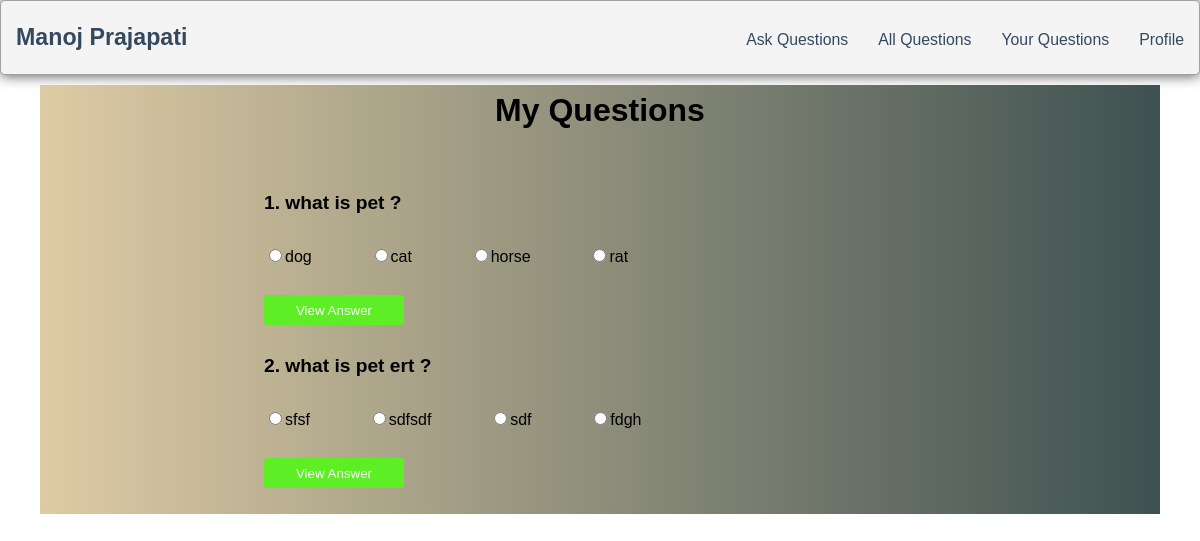
Page /myQuestion (signed in) on the committed database.
### pollsapp/models.py (models this page shows)
class Questions(models.Model):
    user = models.ForeignKey(User, on_delete=models.CASCADE)
    date_at = models.DateTimeField(auto_now=True)
    question = models.CharField(max_length=500)
    first_option = models.CharField(max_length=100)
    second_option = models.CharField(max_length=100)
    third_option = models.CharField(max_length=100)
    fourth_option = models.CharField(max_length=100)

### pollsapp/views.py (the view)
# urls.py: path("myQuestion",views.myQuestion,name="myQuestion"),
@login_required(login_url='/')
def myQuestion(request):
    ctx = {}
    temp = {}
    r = Questions.objects.filter(user=request.user)
    for i in r:
        dic = {}
        rtt = Answers.objects.filter(question=i)
        for j in rtt:
            if j.answers in dic:
                dic[j.answers] +=1
            else:
                dic[j.answers] = 1
        sorted_dic = {k: v for k, v in sorted(dic.items(), reverse=True, key=lambda item: item[1])}
        if len(list(sorted_dic.values())) == 0:
            temp[i.id] = "No Response"
            continue
        highest = list(sorted_dic.values())[0]
        final_dic = {k:v for k,v in sorted_dic.items() if v == highest}
        answer = ','.join(final_dic.keys())
        temp[i.id] = answer
    ctx["myquestions"] = r
    ctx["answers_response"] = temp
    print(ctx)
    return render(request,'myquestions.html', ctx)

### pollsapp/templates/myquestions.html (shortened to what this page needs)
{% load static %}
<!DOCTYPE html>
<html lang="en">
  <head>
    <link rel="stylesheet" href="{% static 'home.css' %}" />
    <link rel="stylesheet" href="{% static 'myquestion.css' %}" />
    <link
      rel="stylesheet"
      href="https://cdnjs.cloudflare.com/ajax/libs/font-awesome/4.7.0/css/font-awesome.min.css"
    />
  </head>
  <body>
    <header class="header">
      <h1 class="logo"><a href="{% url 'home' %}">Manoj Prajapati</a></h1>
      <ul class="main-nav">
        <li><a href="{% url 'askQuestion' %}">Ask Questions</a></li>
        <li><a href="{% url 'allQuestion' %}">All Questions</a></li>
        <li><a href="{% url 'myQuestion' %}">Your Questions</a></li>
        <li><a href="{% url 'profile' %}">Profile</a></li>
      </ul>
    </header>
    <div class="mainbody">
      <div class="heading">My Questions</div>
      <br />
      <br />
      <div class="submenu_heading">
        {% if myquestions %} {% for i in myquestions %}
        <div class="questionssection">{{forloop.counter}}.&nbsp;{{i.question}} ?</div>
        <br />
        <div>
          <input type="radio" name="{{i.id}}" />{{i.first_option}}&nbsp;&nbsp;&nbsp;&nbsp;&nbsp;&nbsp;&nbsp;&nbsp;&nbsp;&nbsp;&nbsp;&nbsp;
          <input type="radio" name="{{i.id}}" />{{i.second_option}}&nbsp;&nbsp;&nbsp;&nbsp;&nbsp;&nbsp;&nbsp;&nbsp;&nbsp;&nbsp;&nbsp;&nbsp;
          <input type="radio" name="{{i.id}}" />{{i.third_option}}&nbsp;&nbsp;&nbsp;&nbsp;&nbsp;&nbsp;&nbsp;&nbsp;&nbsp;&nbsp;&nbsp;&nbsp;
          <input type="radio" name="{{i.id}}" />{{i.fourth_option}}&nbsp;&nbsp;&nbsp;&nbsp;&nbsp;&nbsp;&nbsp;&nbsp;&nbsp;&nbsp;&nbsp;&nbsp;
        </div>
        <br />
        <button class="viewanswer" onClick="getAnswer({{i.id}})">
          View Answer
        </button>
        <br />
        <br />
        {% endfor %}
        {% else %}
        <div>
          You haven't posted any questions
        </div>
        {% endif %}
      </div>
    </div>
  </body>
</html>

### static/home.css (style rules this page uses)
* { box-sizing: border-box; }
body { font-family: 'Montserrat', sans-serif; line-height: 1.6; margin: 0; min-height: 100vh; }
ul { margin: 0; padding: 0; list-style: none; }
h2, h3, a { color: #34495e; }
a { text-decoration: none; }
.logo { margin: 0; font-size: 1.45em; }
.main-nav { margin-top: 5px; }
.logo a, .main-nav a { padding: 10px 15px; text-align: center; display: block; }
.main-nav a { color: #34495e; font-size: .99em; }
.header { padding-top: .5em; padding-bottom: .5em; border: 1px solid #a2a2a2; background-color: #f4f4f4; -webkit-box-shadow: 0px 0px 14px 0px rgba(0,0,0,0.75); -moz-box-shadow: 0px 0px 14px 0px rgba(0,0,0,0.75); box-shadow: 0px 0px 14px 0px rgba(0,0,0,0.75); -webkit-border-radius: 5px; -moz-border-radius: 5px; border-radius: 5px; }
@media (min-width: 769px) { .header, .main-nav { display: flex; } }
@media (min-width: 769px) { .header { flex-direction: column; align-items: center; width: 100%; margin: 0 auto; } }
@media (min-width: 1025px) { .header { flex-direction: row; justify-content: space-between; } }

### static/myquestion.css (style rules this page uses)
.mainbody { margin: 10px 40px; background-image: linear-gradient(to right, #DECBA4, #3E5151); }
.questionssection { font-size: larger; font-weight: 600; font-family: 'Lucida Sans', 'Lucida Sans Regular', 'Lucida Grande', 'Lucida Sans Unicode', Geneva, Verdana, sans-serif; font-stretch: extra-expanded; }
.heading { text-align: center; font-size: xx-large; font-weight: 800; font-family: Arial, Helvetica, sans-serif; font-stretch: extra-expanded; }
.submenu_heading { width: 60%; margin: auto; }
.viewanswer { margin-right: 30px; background-color: rgb(94, 238, 38); width: 140px; height: 30px; border: 2px solid rgb(94, 238, 38); border-radius: 4px; color: white; }

### rows in the picture
Questions: question "what is pet", first_option "dog", second_option "cat", third_option "horse", fourth_option "rat"
Questions: question "what is pet ert", first_option "sfsf", second_option "sdfsdf", third_option "sdf", fourth_option "fdgh"
